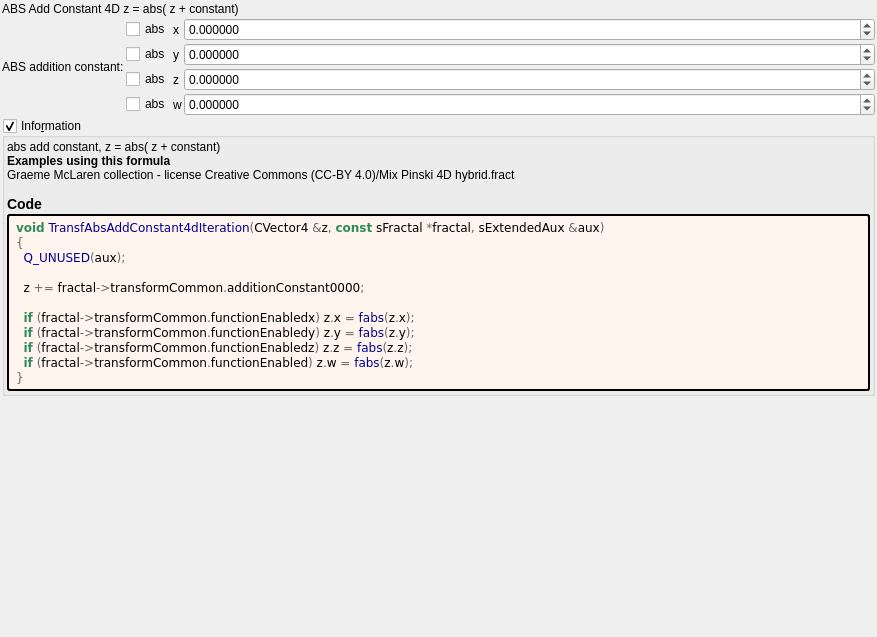
<?xml version="1.0" encoding="UTF-8"?>
<ui version="4.0">
 <class>Form</class>
 <widget class="QWidget" name="Form">
  <property name="geometry">
   <rect>
    <x>0</x>
    <y>0</y>
    <width>877</width>
    <height>637</height>
   </rect>
  </property>
  <property name="windowTitle">
   <string notr="true">transf_abs_add_constant4d</string>
  </property>
  <layout class="QVBoxLayout" name="verticalLayout">
   <property name="spacing">
    <number>2</number>
   </property>
   <property name="leftMargin">
    <number>2</number>
   </property>
   <property name="topMargin">
    <number>2</number>
   </property>
   <property name="rightMargin">
    <number>2</number>
   </property>
   <property name="bottomMargin">
    <number>2</number>
   </property>
   <item>
    <widget class="QLabel" name="label_27">
     <property name="text">
      <string>ABS Add Constant 4D z = abs( z + constant)</string>
     </property>
    </widget>
   </item>
   <item>
    <layout class="QGridLayout" name="gridLayout_4" columnstretch="0,0,0,1">
     <property name="spacing">
      <number>2</number>
     </property>
     <item row="2" column="3">
      <widget class="MyDoubleSpinBox" name="spinbox4_transf_addition_constant_0000_z">
       <property name="enabled">
        <bool>true</bool>
       </property>
       <property name="sizePolicy">
        <sizepolicy hsizetype="Minimum" vsizetype="Maximum">
         <horstretch>0</horstretch>
         <verstretch>0</verstretch>
        </sizepolicy>
       </property>
       <property name="decimals">
        <number>6</number>
       </property>
       <property name="minimum">
        <double>-99.989999999999995</double>
       </property>
       <property name="maximum">
        <double>99.989999999999995</double>
       </property>
       <property name="singleStep">
        <double>0.100000000000000</double>
       </property>
      </widget>
     </item>
     <item row="2" column="1">
      <widget class="QCheckBox" name="checkBox_transf_function_enabledz">
       <property name="text">
        <string notr="true">abs</string>
       </property>
      </widget>
     </item>
     <item row="3" column="3">
      <widget class="MyDoubleSpinBox" name="spinbox4_transf_addition_constant_0000_w">
       <property name="enabled">
        <bool>true</bool>
       </property>
       <property name="sizePolicy">
        <sizepolicy hsizetype="Minimum" vsizetype="Maximum">
         <horstretch>0</horstretch>
         <verstretch>0</verstretch>
        </sizepolicy>
       </property>
       <property name="decimals">
        <number>6</number>
       </property>
       <property name="minimum">
        <double>-99.989999999999995</double>
       </property>
       <property name="maximum">
        <double>99.989999999999995</double>
       </property>
       <property name="singleStep">
        <double>0.100000000000000</double>
       </property>
      </widget>
     </item>
     <item row="2" column="2">
      <widget class="QLabel" name="label_24">
       <property name="text">
        <string notr="true">z</string>
       </property>
      </widget>
     </item>
     <item row="1" column="2">
      <widget class="QLabel" name="label_25">
       <property name="text">
        <string notr="true">y</string>
       </property>
      </widget>
     </item>
     <item row="3" column="2">
      <widget class="QLabel" name="label_26">
       <property name="text">
        <string notr="true">w</string>
       </property>
      </widget>
     </item>
     <item row="1" column="3">
      <widget class="MyDoubleSpinBox" name="spinbox4_transf_addition_constant_0000_y">
       <property name="enabled">
        <bool>true</bool>
       </property>
       <property name="sizePolicy">
        <sizepolicy hsizetype="Minimum" vsizetype="Maximum">
         <horstretch>0</horstretch>
         <verstretch>0</verstretch>
        </sizepolicy>
       </property>
       <property name="decimals">
        <number>6</number>
       </property>
       <property name="minimum">
        <double>-99.989999999999995</double>
       </property>
       <property name="maximum">
        <double>99.989999999999995</double>
       </property>
       <property name="singleStep">
        <double>0.100000000000000</double>
       </property>
      </widget>
     </item>
     <item row="0" column="1">
      <widget class="QCheckBox" name="checkBox_transf_function_enabledx">
       <property name="text">
        <string notr="true">abs</string>
       </property>
      </widget>
     </item>
     <item row="0" column="2">
      <widget class="QLabel" name="label_22">
       <property name="text">
        <string notr="true">x</string>
       </property>
      </widget>
     </item>
     <item row="1" column="1">
      <widget class="QCheckBox" name="checkBox_transf_function_enabledy">
       <property name="text">
        <string notr="true">abs</string>
       </property>
      </widget>
     </item>
     <item row="3" column="1">
      <widget class="QCheckBox" name="checkBox_transf_function_enabled">
       <property name="text">
        <string notr="true">abs</string>
       </property>
      </widget>
     </item>
     <item row="0" column="3">
      <widget class="MyDoubleSpinBox" name="spinbox4_transf_addition_constant_0000_x">
       <property name="enabled">
        <bool>true</bool>
       </property>
       <property name="sizePolicy">
        <sizepolicy hsizetype="Minimum" vsizetype="Maximum">
         <horstretch>0</horstretch>
         <verstretch>0</verstretch>
        </sizepolicy>
       </property>
       <property name="prefix">
        <string/>
       </property>
       <property name="decimals">
        <number>6</number>
       </property>
       <property name="minimum">
        <double>-99.989999999999995</double>
       </property>
       <property name="singleStep">
        <double>0.100000000000000</double>
       </property>
      </widget>
     </item>
     <item row="0" column="0" rowspan="4">
      <widget class="QLabel" name="label_23">
       <property name="text">
        <string>ABS addition constant:</string>
       </property>
       <property name="wordWrap">
        <bool>true</bool>
       </property>
      </widget>
     </item>
    </layout>
   </item>
   <item>
    <widget class="MyGroupBox" name="groupCheck_info">
     <property name="title">
      <string>Info&amp;rmation</string>
     </property>
     <property name="flat">
      <bool>false</bool>
     </property>
     <property name="checkable">
      <bool>true</bool>
     </property>
     <layout class="QVBoxLayout" name="verticalLayout_2">
      <property name="spacing">
       <number>2</number>
      </property>
      <property name="leftMargin">
       <number>2</number>
      </property>
      <property name="topMargin">
       <number>2</number>
      </property>
      <property name="rightMargin">
       <number>2</number>
      </property>
      <property name="bottomMargin">
       <number>2</number>
      </property>
      <item>
       <widget class="QLabel" name="label_information_general">
        <property name="text">
         <string notr="true">&lt;p&gt;abs add  constant,  z = abs( z + constant)&lt;/p&gt;&lt;table&gt;
&lt;/table&gt;
&lt;br&gt;&lt;b&gt;Examples using this formula&lt;/b&gt;&lt;br&gt;Graeme McLaren  collection - license Creative Commons  (CC-BY 4.0)/Mix Pinski 4D hybrid.fract&lt;h3&gt;Code&lt;/h3&gt;</string>
        </property>
        <property name="wordWrap">
         <bool>true</bool>
        </property>
        <property name="openExternalLinks">
         <bool>true</bool>
        </property>
        <property name="textInteractionFlags">
         <set>Qt::LinksAccessibleByMouse|Qt::TextSelectableByMouse</set>
        </property>
       </widget>
      </item>
      <item>
       <widget class="QLabel" name="label_code_content">
        <property name="styleSheet">
         <string notr="true">border-style: outset; border-width: 2px; border-radius: 3px; border-color: black; background-color: #fff5ee; padding: 4px;</string>
        </property>
        <property name="text">
         <string notr="true">&lt;body style=&quot;background-color:#fff5ee&quot;&gt;
&lt;pre style=&quot;color:#000000; background-color:#fff5ee;  font-family:'Courier New',monospace;&quot;&gt;&lt;span style=&quot;color:#2e8b57; font-weight:bold&quot;&gt;void&lt;/span&gt; &lt;span style=&quot;color:#00008f&quot;&gt;TransfAbsAddConstant4dIteration&lt;/span&gt;&lt;span style=&quot;color:#676767&quot;&gt;(&lt;/span&gt;CVector4 &lt;span style=&quot;color:#676767&quot;&gt;&amp;amp;&lt;/span&gt;z&lt;span style=&quot;color:#676767&quot;&gt;,&lt;/span&gt; &lt;span style=&quot;color:#2e8b57; font-weight:bold&quot;&gt;const&lt;/span&gt; sFractal &lt;span style=&quot;color:#676767&quot;&gt;*&lt;/span&gt;fractal&lt;span style=&quot;color:#676767&quot;&gt;,&lt;/span&gt; sExtendedAux &lt;span style=&quot;color:#676767&quot;&gt;&amp;amp;&lt;/span&gt;aux&lt;span style=&quot;color:#676767&quot;&gt;)&lt;/span&gt;
&lt;span style=&quot;color:#676767&quot;&gt;{&lt;/span&gt;
  &lt;span style=&quot;color:#00008f&quot;&gt;Q_UNUSED&lt;/span&gt;&lt;span style=&quot;color:#676767&quot;&gt;(&lt;/span&gt;aux&lt;span style=&quot;color:#676767&quot;&gt;);&lt;/span&gt;

  z &lt;span style=&quot;color:#676767&quot;&gt;+=&lt;/span&gt; fractal&lt;span style=&quot;color:#676767&quot;&gt;-&amp;gt;&lt;/span&gt;transformCommon&lt;span style=&quot;color:#676767&quot;&gt;.&lt;/span&gt;additionConstant0000&lt;span style=&quot;color:#676767&quot;&gt;;&lt;/span&gt;

  &lt;span style=&quot;color:#2e8b57; font-weight:bold&quot;&gt;if&lt;/span&gt; &lt;span style=&quot;color:#676767&quot;&gt;(&lt;/span&gt;fractal&lt;span style=&quot;color:#676767&quot;&gt;-&amp;gt;&lt;/span&gt;transformCommon&lt;span style=&quot;color:#676767&quot;&gt;.&lt;/span&gt;functionEnabledx&lt;span style=&quot;color:#676767&quot;&gt;)&lt;/span&gt; z&lt;span style=&quot;color:#676767&quot;&gt;.&lt;/span&gt;x &lt;span style=&quot;color:#676767&quot;&gt;=&lt;/span&gt; &lt;span style=&quot;color:#00008f&quot;&gt;fabs&lt;/span&gt;&lt;span style=&quot;color:#676767&quot;&gt;(&lt;/span&gt;z&lt;span style=&quot;color:#676767&quot;&gt;.&lt;/span&gt;x&lt;span style=&quot;color:#676767&quot;&gt;);&lt;/span&gt;
  &lt;span style=&quot;color:#2e8b57; font-weight:bold&quot;&gt;if&lt;/span&gt; &lt;span style=&quot;color:#676767&quot;&gt;(&lt;/span&gt;fractal&lt;span style=&quot;color:#676767&quot;&gt;-&amp;gt;&lt;/span&gt;transformCommon&lt;span style=&quot;color:#676767&quot;&gt;.&lt;/span&gt;functionEnabledy&lt;span style=&quot;color:#676767&quot;&gt;)&lt;/span&gt; z&lt;span style=&quot;color:#676767&quot;&gt;.&lt;/span&gt;y &lt;span style=&quot;color:#676767&quot;&gt;=&lt;/span&gt; &lt;span style=&quot;color:#00008f&quot;&gt;fabs&lt;/span&gt;&lt;span style=&quot;color:#676767&quot;&gt;(&lt;/span&gt;z&lt;span style=&quot;color:#676767&quot;&gt;.&lt;/span&gt;y&lt;span style=&quot;color:#676767&quot;&gt;);&lt;/span&gt;
  &lt;span style=&quot;color:#2e8b57; font-weight:bold&quot;&gt;if&lt;/span&gt; &lt;span style=&quot;color:#676767&quot;&gt;(&lt;/span&gt;fractal&lt;span style=&quot;color:#676767&quot;&gt;-&amp;gt;&lt;/span&gt;transformCommon&lt;span style=&quot;color:#676767&quot;&gt;.&lt;/span&gt;functionEnabledz&lt;span style=&quot;color:#676767&quot;&gt;)&lt;/span&gt; z&lt;span style=&quot;color:#676767&quot;&gt;.&lt;/span&gt;z &lt;span style=&quot;color:#676767&quot;&gt;=&lt;/span&gt; &lt;span style=&quot;color:#00008f&quot;&gt;fabs&lt;/span&gt;&lt;span style=&quot;color:#676767&quot;&gt;(&lt;/span&gt;z&lt;span style=&quot;color:#676767&quot;&gt;.&lt;/span&gt;z&lt;span style=&quot;color:#676767&quot;&gt;);&lt;/span&gt;
  &lt;span style=&quot;color:#2e8b57; font-weight:bold&quot;&gt;if&lt;/span&gt; &lt;span style=&quot;color:#676767&quot;&gt;(&lt;/span&gt;fractal&lt;span style=&quot;color:#676767&quot;&gt;-&amp;gt;&lt;/span&gt;transformCommon&lt;span style=&quot;color:#676767&quot;&gt;.&lt;/span&gt;functionEnabled&lt;span style=&quot;color:#676767&quot;&gt;)&lt;/span&gt; z&lt;span style=&quot;color:#676767&quot;&gt;.&lt;/span&gt;w &lt;span style=&quot;color:#676767&quot;&gt;=&lt;/span&gt; &lt;span style=&quot;color:#00008f&quot;&gt;fabs&lt;/span&gt;&lt;span style=&quot;color:#676767&quot;&gt;(&lt;/span&gt;z&lt;span style=&quot;color:#676767&quot;&gt;.&lt;/span&gt;w&lt;span style=&quot;color:#676767&quot;&gt;);&lt;/span&gt;
&lt;span style=&quot;color:#676767&quot;&gt;}&lt;/span&gt;
&lt;/pre&gt;
&lt;/body&gt;</string>
        </property>
        <property name="wordWrap">
         <bool>true</bool>
        </property>
        <property name="openExternalLinks">
         <bool>true</bool>
        </property>
        <property name="textInteractionFlags">
         <set>Qt::LinksAccessibleByMouse|Qt::TextSelectableByMouse</set>
        </property>
       </widget>
      </item>
     </layout>
    </widget>
   </item>
   <item>
    <spacer name="verticalSpacer">
     <property name="orientation">
      <enum>Qt::Vertical</enum>
     </property>
     <property name="sizeHint" stdset="0">
      <size>
       <width>20</width>
       <height>40</height>
      </size>
     </property>
    </spacer>
   </item>
  </layout>
 </widget>
 <customwidgets>
  <customwidget>
   <class>MyDoubleSpinBox</class>
   <extends>QDoubleSpinBox</extends>
   <header>my_double_spin_box.h</header>
  </customwidget>
  <customwidget>
   <class>MyGroupBox</class>
   <extends>QGroupBox</extends>
   <header>my_group_box.h</header>
   <container>1</container>
  </customwidget>
 </customwidgets>
 <tabstops>
  <tabstop>checkBox_transf_function_enabledx</tabstop>
  <tabstop>spinbox4_transf_addition_constant_0000_x</tabstop>
  <tabstop>checkBox_transf_function_enabledy</tabstop>
  <tabstop>spinbox4_transf_addition_constant_0000_y</tabstop>
  <tabstop>checkBox_transf_function_enabledz</tabstop>
  <tabstop>spinbox4_transf_addition_constant_0000_z</tabstop>
  <tabstop>checkBox_transf_function_enabled</tabstop>
  <tabstop>spinbox4_transf_addition_constant_0000_w</tabstop>
  <tabstop>groupCheck_info</tabstop>
 </tabstops>
 <resources/>
 <connections/>
</ui>
